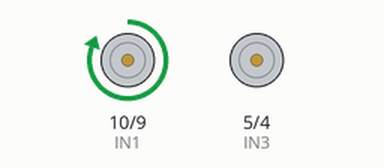
Simulated run of this sketch. Board: Arduino Uno, built with avr-gcc and run on an emulated ATmega328P. Shown: motor-driver pin pairs drawn as motors (green arrow = first pin HIGH = forward, orange = second pin HIGH = backward, longer = more drive, scaled by the enable pin).

Above: at 0.1 s.
At 6.1 s:
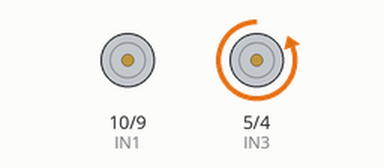
At 21.3 s:
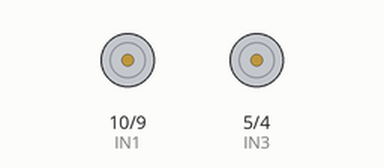
At 38.5 s:
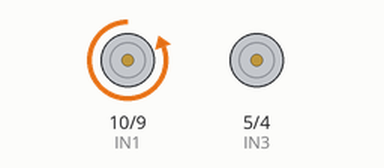
Timing chart, 0 to 40.0 s (numbered marks = the images above):
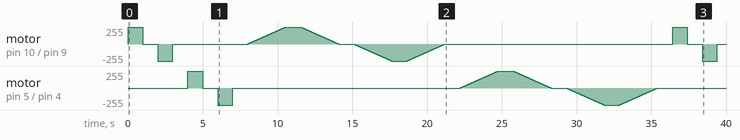

Measured:
- by itself, motor on pin 5 (IN3) / pin 4 (IN4): stopped → forward 255/255 at 4.0 s, → stopped 1.0 s later, → backward 255/255 1.0 s later, → stopped 1.0 s later, … (1024 changes in this stretch)

The sketch:

FK130SH_test.ino
```cpp
int ENA = 11; // 정수형 변수 선언 후 디지털 핀 번호 11번으로 초기화
int IN1 = 10;
int IN2 = 9;
int ENB = 6;
int IN3 = 5;
int IN4 = 4;

void setup()
{
    pinMode(ENA, OUTPUT); // 디지털 11번 핀을 출력(OUTPUT) 모드로 설정
    pinMode(IN1, OUTPUT);
    pinMode(IN2, OUTPUT);
    pinMode(ENB, OUTPUT);
    pinMode(IN3, OUTPUT);
    pinMode(IN4, OUTPUT);
}

void loop()
{
  // DC모터 A 회전
  digitalWrite(IN1, HIGH); // 디지털 10번 핀에 디지털 신호 HIGH 출력
  digitalWrite(IN2, LOW); // 디지털 9번 핀에 디지털 신호 LOW 출력
  analogWrite(ENA, 255); // 디지털 11번 핀에 PWM 아날로그 신호 5V 출력
  delay(1000); // 1000ms 대기
  analogWrite(ENA, 0); // 디지털 11번 핀에 PWM 아날로그 신호 0V 출력
  delay(1000);
  // DC모터 A 역회전
  digitalWrite(IN1, LOW);
  digitalWrite(IN2, HIGH);
  analogWrite(ENA, 255);
  delay(1000);
  analogWrite(ENA, 0);
  delay(1000);


  // DC모터 B 회전
  digitalWrite(IN3, HIGH); // 디지털 5번 핀에 디지털 신호 HIGH 출력
  digitalWrite(IN4, LOW); // 디지털 4번 핀에 디지털 신호 HIGH 출력
  analogWrite(ENB, 255); // 디지털 6번 핀에 PWM 아날로그 신호 5V 출력
  delay(1000);
  analogWrite(ENB, 0); // 디지털 6번 핀에 PWM 아날로그 신호 0V 출력
  delay(1000);
  // DC모터 B 역회전
  digitalWrite(IN3, LOW);
  digitalWrite(IN4, HIGH);
  analogWrite(ENB, 255);
  delay(1000);
  analogWrite(ENB, 0);
  delay(1000);


  // DC모터 A 회전 가속
  digitalWrite(IN1, HIGH);
  digitalWrite(IN2, LOW);
  for (int i = 1; i <= 255; i++) // 10 ms 간격으로 점점 빠르게 회전
  {
    analogWrite(ENA, i);
    delay(10); // 10 ms 대기
  }
  delay(1000);
  // DC모터 A 회전 감속
  for (int i = 254; i >= 0; i--) // 10 ms 간격으로 점점 느리게 회전
  {
    analogWrite(ENA, i);
    delay(10);
  }
  delay(1000);
  // DC모터 A 역회전 가속
  digitalWrite(IN1, LOW);
  digitalWrite(IN2, HIGH);
  for (int i = 1; i <= 255; i++)
  {
    analogWrite(ENA, i);
    delay(10);
  }
  delay(1000);
  // DC모터 A 역회전 감속
  for (int i = 254; i >= 0; i--)
  {
    analogWrite(ENA, i);
    delay(10);
  }
  delay(1000);


  // DC모터 B 회전 가속
  digitalWrite(IN3, HIGH);
  digitalWrite(IN4, LOW);
  for (int i = 1; i <= 255; i++)
  {
    analogWrite(ENB, i);
    delay(10);
  }
  delay(1000);
  // DC모터 B 회전 감속
  for (int i = 254; i >= 0; i--)
  {
    analogWrite(ENB, i);
    delay(10);
  }
  delay(1000);
  // DC모터 B 역회전 가속
  digitalWrite(IN3, LOW);
  digitalWrite(IN4, HIGH);
  for (int i = 1; i <= 255; i++)
  {
    analogWrite(ENB, i);
    delay(10);
  }
  delay(1000);
  // DC모터 B 역회전 감속
  for (int i = 254; i >= 0; i--)
  {
    analogWrite(ENB, i);
    delay(10);
  }
  delay(1000);
}
```
